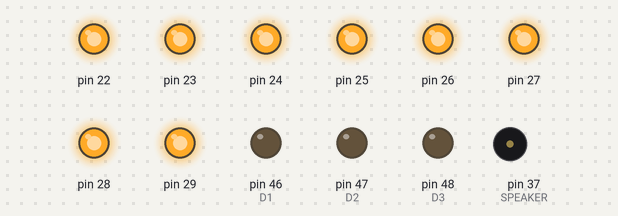
Recording of a sketch running on a simulated Arduino Mega 2560, built with avr-gcc and run on an emulated ATmega2560. On the bench: output pins drawn as LEDs (lit = HIGH), buzzer (waves = sounding). Pins used as bus, display or sensor lines are not drawn.

Above: at 0.2 s.
At 0.55 s:
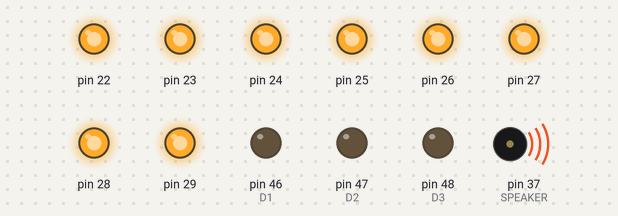
At 1.5 s:
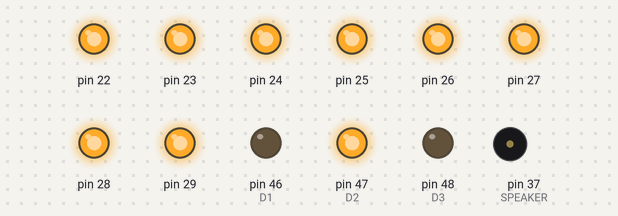
At 2.5 s:
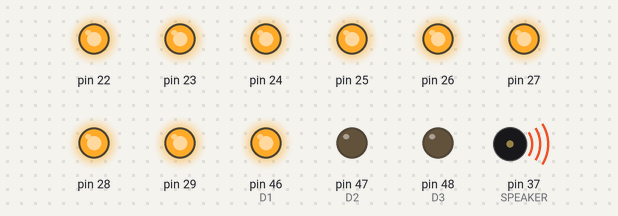
At 3.5 s:
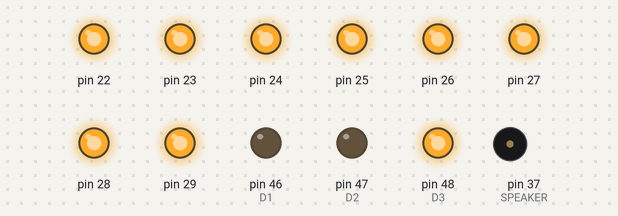
At 4.8 s:
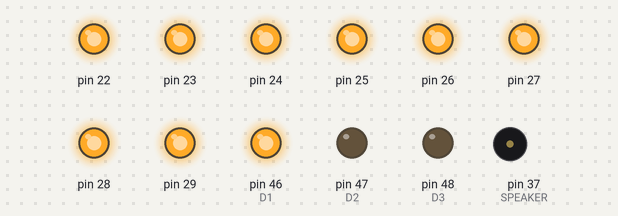
Timing chart, 0 to 6.0 s (numbered marks = the images above):
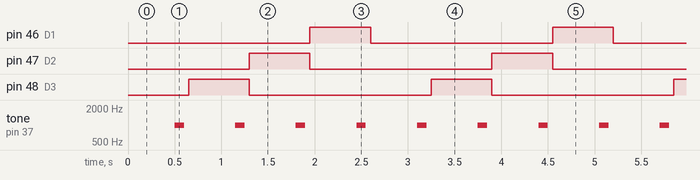

Measured:
- by itself, pin 46 (D1), pin 47 (D2), pin 48 (D3): alternates HIGH for 0.65 s and LOW for 2.0 s
- by itself, tone on pin 37 (SPEAKER): alternates 1000 Hz for 0.10 s and silent for 0.55 s

The sketch:

Tarea1.ino
```cpp
/* Práctica Lab1: Interfaces paralelos
 *
 * Fichero: 22-23_lab1_base.pdsprj
 * Creado: 12 septiembre 2023
 * Autor: Romen Adama Caetano Ramirez
 */

// Definición de pines para pulsadores
#define PRIGHT  30    // PC[7] - Pulsador right
#define PDOWN   31    // PC[6] - Pulsador down
#define PLEFT   32    // PC[5] - Pulsador left
#define PENTER  33    // PC[4] - Pulsador entrar
#define PUP     34    // PC[3] - Pulsador up
#define SPEAKER 37    // PC[0] - Altavoz

// Otra forma de definición de señales de cátodos para manejo de forma individual
#define D4 49   				// El pin 49 controla el cátodo común del dígito de las unidades (D4)
#define D3 48   				// El pin 48 controla el cátodo común del dígito de las decenas (D3)
#define D2 47   				// El pin 47 controla el cátodo común del dígito de las centenas (D2)
#define D1 46   				// El pin 46 controla el cátodo común del dígito de las unidades de millar (D1)

// Mapeo matricial para las teclas del teclado
char teclado_map[][3] = { {'1','2','3'},
                        {'4','5','6'},
                        {'7','8','9'},
                        {'*','0','#'}};

// Declaración de las duraciones y frecuencias de la señal acústica
#define DURACION_PITIDO 100  // Duración del pitido en milisegundos
#define FRECUENCIA_PITIDO 1000  // Frecuencia del pitido en Hz

void setup() {
  Serial.begin(9600);

  // Configuración de pines
  DDRA = 0xFF;      // Puerto A como salida para controlar el display 7 segmentos
  PORTA = 0xFF;     // Todos los segmentos apagados inicialmente
  DDRL = 0x0F;      // Puerto L, filas del teclado, como entradas; cátodos display como salidas
  PORTL = 0xFF;     // Activación de resistencias de pull-up en las entradas del teclado
  DDRC = B00000001; // Configura PC0 como salida (altavoz); los demás pines de PORTC como entrada
  PORTC = B11111110; // Activación de resistencias de pull-up en los pines de PORTC excepto PC0
  pinMode(D1, OUTPUT);
  pinMode(D2, OUTPUT);
  pinMode(D3, OUTPUT);
  pinMode(D4, OUTPUT);
}

void loop() {
  // Variable para almacenar el dígito actual
  int digitoActual = 4;  // Comenzamos con el dígito de las unidades (D4)

  while (true) {
    // Enciende el dígito actual y apaga los demás
    for (int i = 1; i <= 4; i++) {
      digitalWrite(D1, i == 4);
      digitalWrite(D2, i == 3);
      digitalWrite(D3, i == 2);
      digitalWrite(D4, i == 1);
      delay(500);  // Espera medio segundos
      generarPitido();  // Genera la señal acústica
    }

    // Cambia al siguiente dígito en secuencia
    digitoActual = (digitoActual % 4) + 1;
  }
}

// Función para generar una señal acústica
void generarPitido() {
  tone(SPEAKER, FRECUENCIA_PITIDO, DURACION_PITIDO); // Genera un tono en el altavoz
  delay(DURACION_PITIDO + 50);  // Espera durante la duración del tono más un pequeño espacio
  noTone(SPEAKER);  // Apaga el altavoz
}
```
